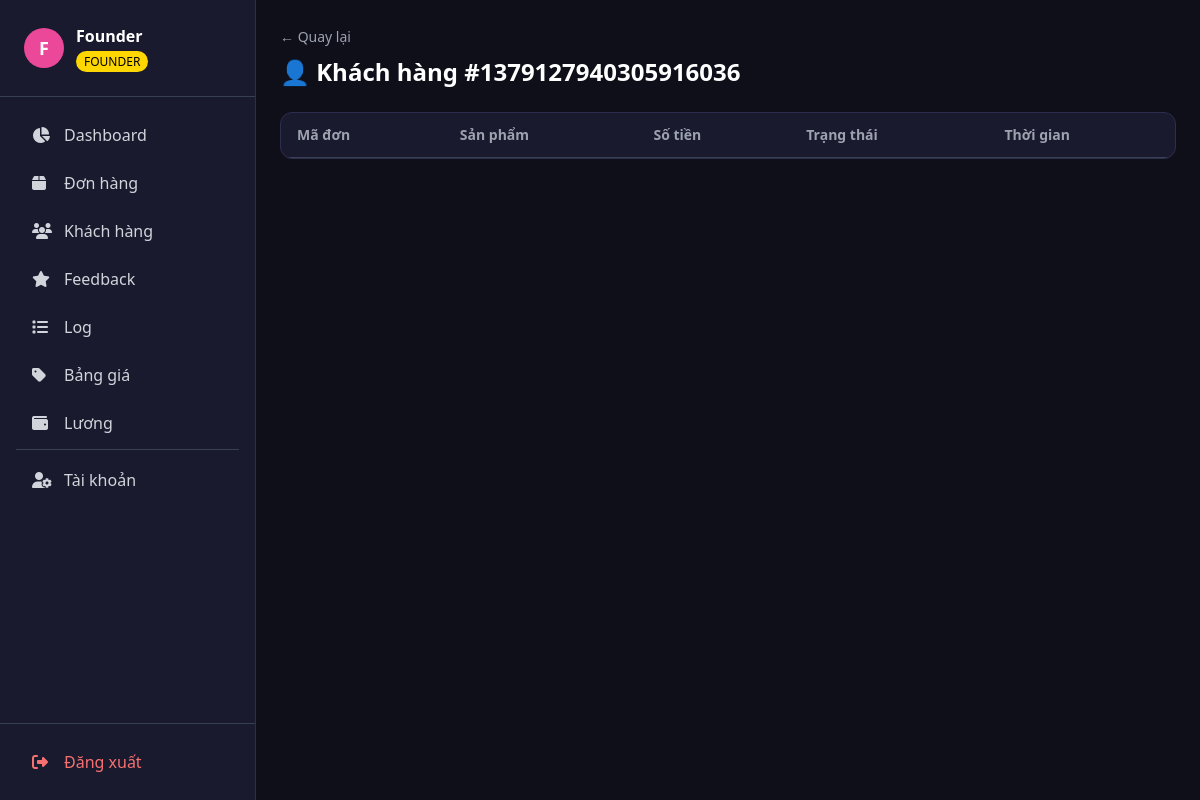
Page /customers/1379127940305916036 (signed in) on the earlier database version.
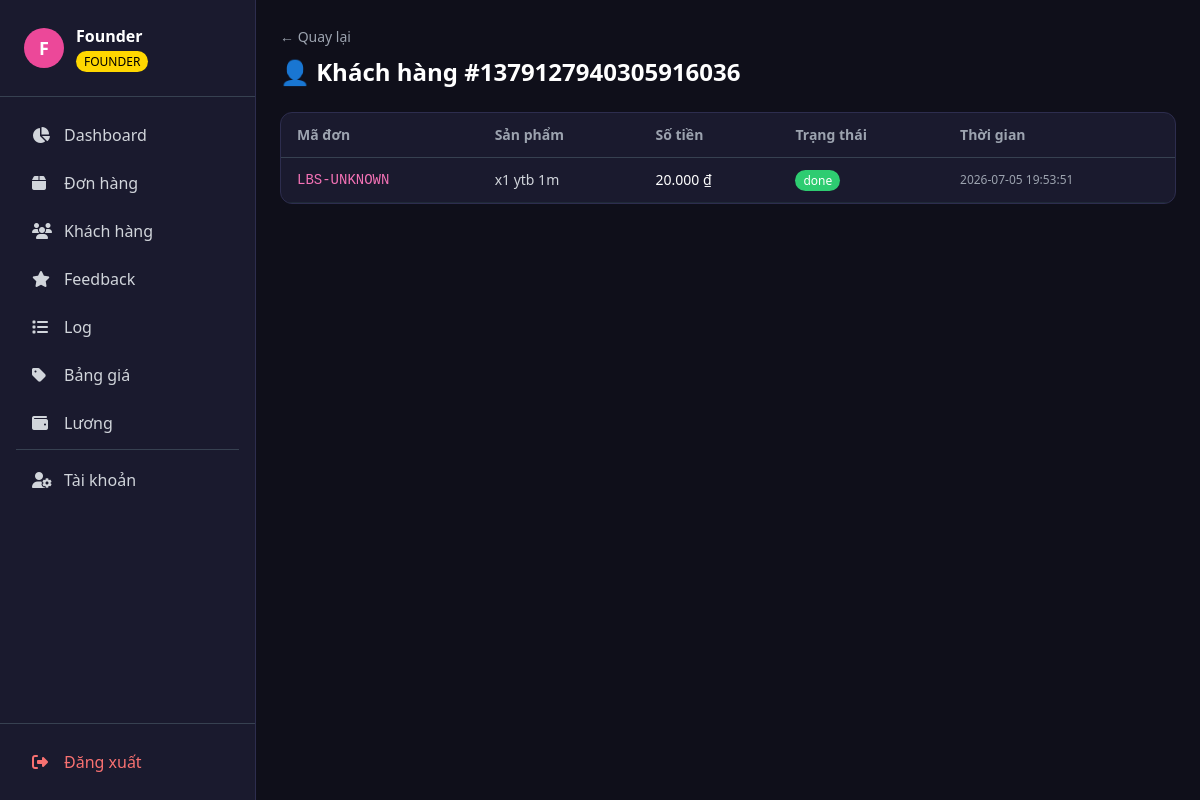
Same page on the later database version.
### tables this page shows
CREATE TABLE orders (
            id              INTEGER PRIMARY KEY AUTOINCREMENT,
            order_code      TEXT    UNIQUE NOT NULL,
            user_id         INTEGER NOT NULL,
            username        TEXT    NOT NULL,
            product_name    TEXT    NOT NULL,
            amount          INTEGER NOT NULL,
            status          TEXT    DEFAULT 'pending',
            ticket_channel  INTEGER,
            created_at      TEXT    DEFAULT (datetime('now','localtime')),
            paid_at         TEXT
        );

### web/app.py (the view)
@app.route("/customers/<int:user_id>")
@login_required
@role_required("founder", "admin")
def customer_detail(user_id):
    conn   = db.get_conn()
    orders = conn.execute(
        "SELECT * FROM orders WHERE user_id=? ORDER BY created_at DESC", (user_id,)
    ).fetchall()
    conn.close()
    return render_template("customer_detail.html", orders=list(orders), user_id=user_id)

### database.py (called while the page is built)
def get_conn():
    conn = sqlite3.connect(DB_PATH)
    conn.row_factory = sqlite3.Row
    return conn

### web/app.py (called while the page is built)
def login_required(f):
    @wraps(f)
    def decorated(*args, **kwargs):
        if "user_id" not in session:
            return redirect(url_for("login"))
        return f(*args, **kwargs)
    return decorated

def role_required(*roles):
    def decorator(f):
        @wraps(f)
        def decorated(*args, **kwargs):
            if session.get("role") not in roles:
                flash("❌ Bạn không có quyền truy cập trang này!", "error")
                return redirect(url_for("dashboard"))
            return f(*args, **kwargs)
        return decorated
    return decorator

### web/templates/customer_detail.html (shortened to what this page needs)
{% extends "base.html" %}
{% block content %}
<div class="mb-6">
    <a href="/customers" class="text-gray-400 hover:text-pink-400 text-sm">← Quay lại</a>
    <h1 class="text-2xl font-bold text-white mt-2">👤 Khách hàng #{{ user_id }}</h1>
</div>
<div class="card overflow-hidden">
    <table class="w-full text-sm">
        <thead>
            <tr class="border-b border-gray-700 text-gray-400">
                <th class="px-4 py-3 text-left">Mã đơn</th>
                <th class="px-4 py-3 text-left">Sản phẩm</th>
                <th class="px-4 py-3 text-left">Số tiền</th>
                <th class="px-4 py-3 text-left">Trạng thái</th>
                <th class="px-4 py-3 text-left">Thời gian</th>
            </tr>
        </thead>
        <tbody>
            {% for o in orders %}
            <tr class="border-b border-gray-800">
                <td class="px-4 py-3 font-mono text-pink-400">{{ o.order_code }}</td>
                <td class="px-4 py-3 text-gray-300">{{ o.product_name }}</td>
                <td class="px-4 py-3 text-white">{{ "{:,.0f}".format(o.amount).replace(",", ".") }} ₫</td>
                <td class="px-4 py-3"><span class="px-2 py-0.5 rounded-full text-xs text-white status-{{ o.status }}">{{ o.status }}</span></td>
                <td class="px-4 py-3 text-gray-400 text-xs">{{ o.created_at }}</td>
            </tr>
            {% endfor %}
        </tbody>
    </table>
</div>
{% endblock %}

Differences in the rows shown:
added orders: order_code "LBS-UNKNOWN", product_name "x1 ytb 1m", amount "20.000", status "done", created_at "2026-07-05 19:53:51"
